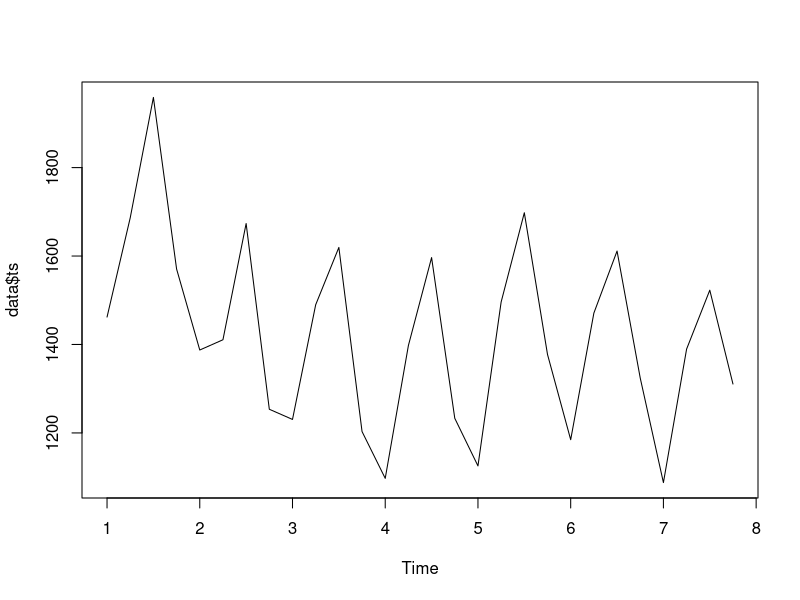
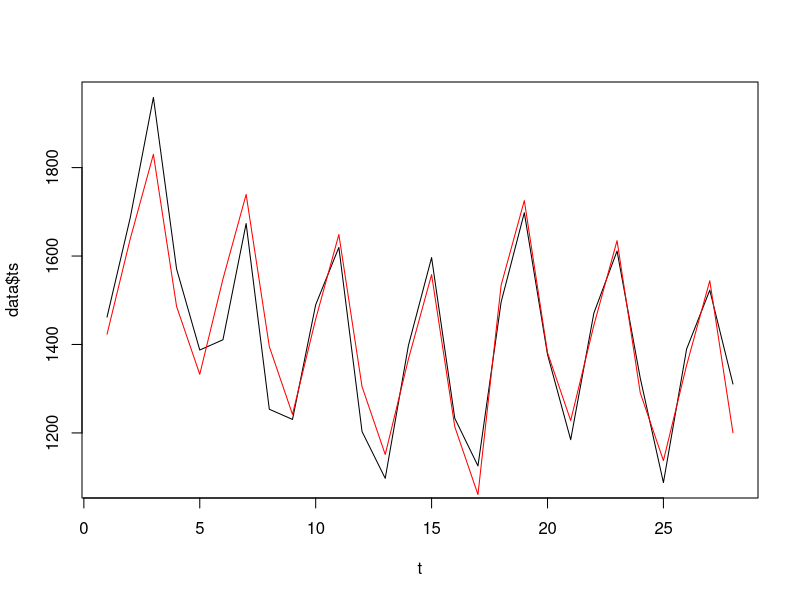
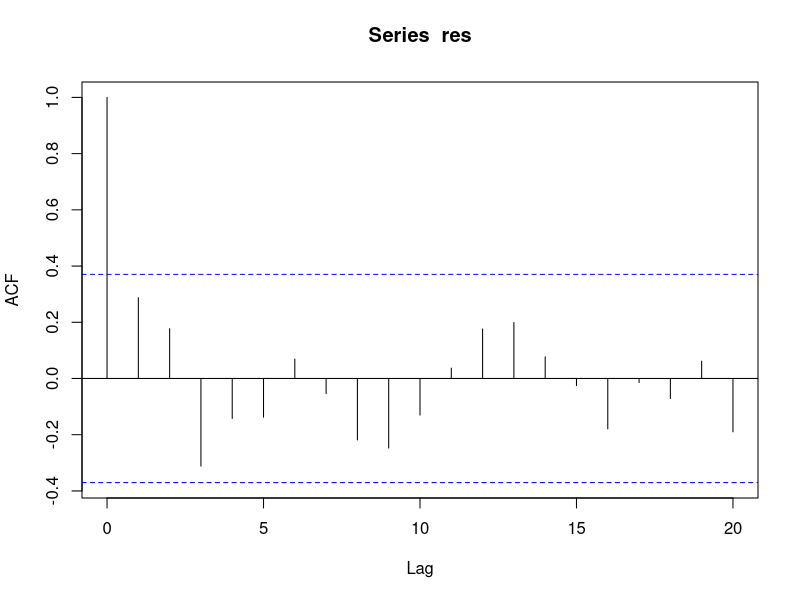

The R source for these figures, in order: (Note: this script raises an error after producing the figures.)
setwd('~/code/R//r-statistics/serzhby')
# выбрать временной ряд из БЖД. построить модель множественной регрессии.
# попытаться смоделировать сезонность. 
data = read.csv('bzd.csv', header = TRUE, sep = ';')
s = c('1', '2', '3', '4')
seasons = c()
trend = c()
for(a in seq(1, 7)) {
  seasons = c(seasons, s)
}
for(a in 1:17) {
  trend = c(trend, 0)
}
for(a in 1:11) {
  trend = c(trend, 1)
}

data$trend = trend
data$seasons = seasons

data$ts = ts(data$MINSK, frequency = 4)
plot(data$ts)

t = 1:28
plot(t, data$ts, type="l")
dataReg = lm(data$ts ~ t + data$seasons + data$trend)
lines(t, fitted(dataReg), col="red")
summary(dataReg)
# проверка автокорреляции в остатках
res = residuals(dataReg)
acf(res, lag.max = 20) #ACF  автокорреляционная функция
for (i in 1:15) {
  bt = Box.test(res, lag = i, type = "Ljung-Box")
  print(c(bt$statistic, bt$p.value))
}
# есть автокорреляция в остатках

pearson.test(res)
# остатки распределены нормально

bptest(dataReg)

hw = HoltWinters(data$ts, beta=FALSE, gamma=FALSE)
accuracy(dataReg)

